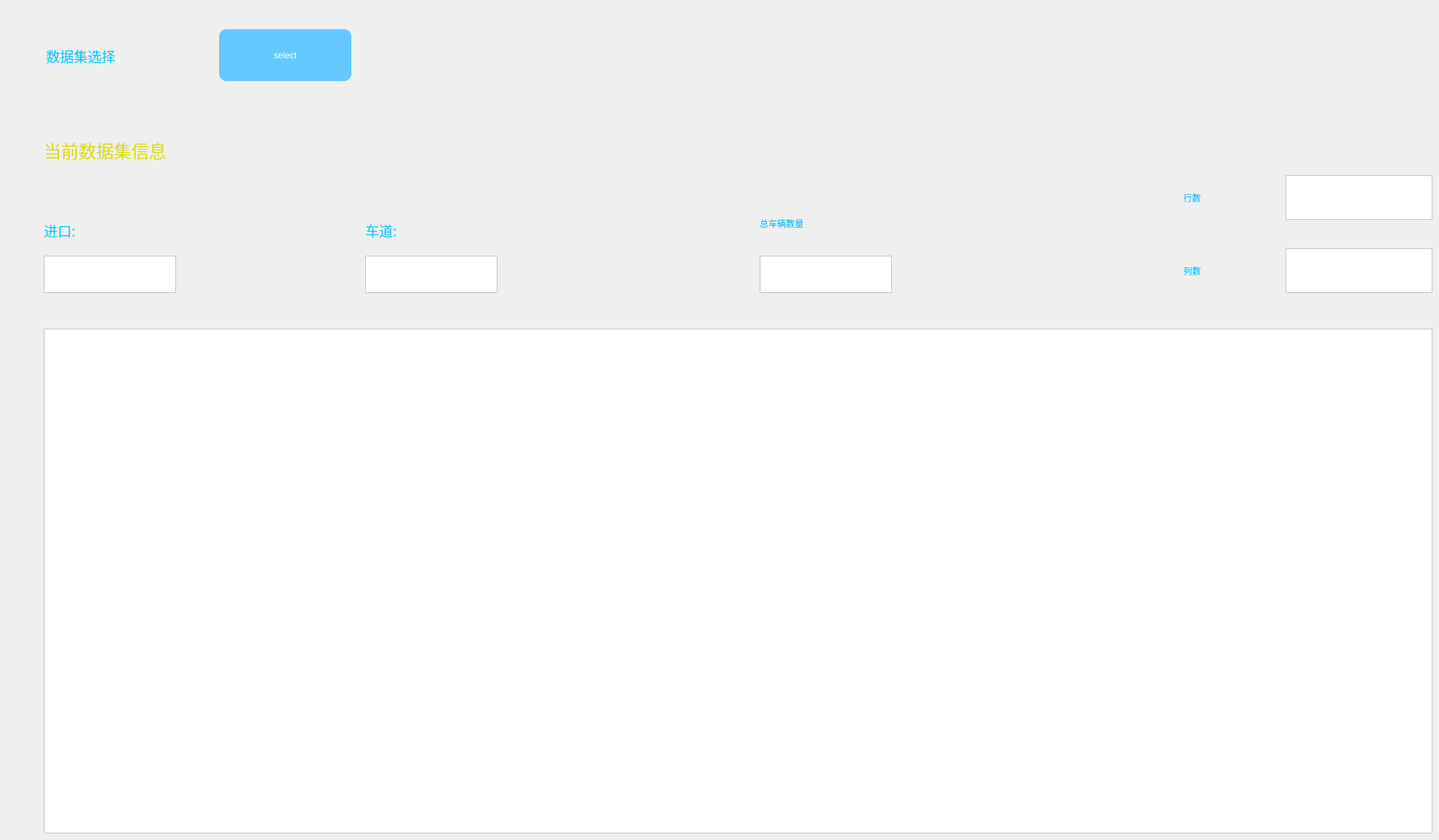
    <widget class="QWidget" name="tab_2">
     <attribute name="title">
      <string>Tab 2</string>
     </attribute>
     <widget class="QLabel" name="label_3">
      <property name="geometry">
       <rect>
        <x>63</x>
        <y>51</y>
        <width>221</width>
        <height>51</height>
       </rect>
      </property>
      <property name="font">
       <font>
        <family>黑体</family>
        <pointsize>14</pointsize>
        <weight>50</weight>
        <italic>false</italic>
        <bold>false</bold>
       </font>
      </property>
      <property name="styleSheet">
       <string notr="true">QLabel{
	font: 14pt &quot;黑体&quot;;
	color: rgb(0, 200, 255)
}</string>
      </property>
      <property name="text">
       <string>数据集选择</string>
      </property>
     </widget>
     <widget class="QTableWidget" name="xlsx">
      <property name="geometry">
       <rect>
        <x>60</x>
        <y>450</y>
        <width>1901</width>
        <height>691</height>
       </rect>
      </property>
      <property name="styleSheet">
       <string notr="true">QTableWidget{
	background-color: white;
}</string>
      </property>
     </widget>
     <widget class="QPushButton" name="selectxlsx_btn">
      <property name="geometry">
       <rect>
        <x>300</x>
        <y>40</y>
        <width>181</width>
        <height>71</height>
       </rect>
      </property>
      <property name="styleSheet">
       <string notr="true">QPushButton{
	font: 87 12pt &quot;Arial Black&quot;;
	background-color: rgb(100,200,255);
	border-radius: 10%;
	color: white
}</string>
      </property>
      <property name="text">
       <string>select</string>
      </property>
     </widget>
     <widget class="QLabel" name="label_6">
      <property name="geometry">
       <rect>
        <x>60</x>
        <y>180</y>
        <width>391</width>
        <height>51</height>
       </rect>
      </property>
      <property name="font">
       <font>
        <family>黑体</family>
        <pointsize>18</pointsize>
        <weight>50</weight>
        <italic>false</italic>
        <bold>false</bold>
       </font>
      </property>
      <property name="styleSheet">
       <string notr="true">QLabel{
	font: 18pt &quot;黑体&quot;;
	color: rgb(220, 220, 0)
}</string>
      </property>
      <property name="text">
       <string>当前数据集信息</string>
      </property>
     </widget>
     <widget class="QTextBrowser" name="enter_num">
      <property name="geometry">
       <rect>
        <x>60</x>
        <y>350</y>
        <width>181</width>
        <height>51</height>
       </rect>
      </property>
      <property name="font">
       <font>
        <family>Arial</family>
        <pointsize>12</pointsize>
       </font>
      </property>
      <property name="styleSheet">
       <string notr="true">QTextBrowser{
	background-color: white;
}</string>
      </property>
     </widget>
     <widget class="QLabel" name="label_7">
      <property name="geometry">
       <rect>
        <x>60</x>
        <y>290</y>
        <width>161</width>
        <height>51</height>
       </rect>
      </property>
      <property name="font">
       <font>
        <family>黑体</family>
        <pointsize>14</pointsize>
        <weight>50</weight>
        <italic>false</italic>
        <bold>false</bold>
       </font>
      </property>
      <property name="styleSheet">
       <string notr="true">QLabel{
	font: 14pt &quot;黑体&quot;;
	color: rgb(0, 200, 255)
}</string>
      </property>
      <property name="text">
       <string>进口:</string>
      </property>
     </widget>
     <widget class="QLabel" name="label_8">
      <property name="geometry">
       <rect>
        <x>500</x>
        <y>290</y>
        <width>161</width>
        <height>51</height>
       </rect>
      </property>
      <property name="font">
       <font>
        <family>黑体</family>
        <pointsize>14</pointsize>
        <weight>50</weight>
        <italic>false</italic>
        <bold>false</bold>
       </font>
      </property>
      <property name="styleSheet">
       <string notr="true">QLabel{
	font: 14pt &quot;黑体&quot;;
	color: rgb(0, 200, 255)
}</string>
      </property>
      <property name="text">
       <string>车道:</string>
      </property>
     </widget>
     <widget class="QTextBrowser" name="road_num">
      <property name="geometry">
       <rect>
        <x>500</x>
        <y>350</y>
        <width>181</width>
        <height>51</height>
       </rect>
      </property>
      <property name="font">
       <font>
        <family>Arial</family>
        <pointsize>12</pointsize>
       </font>
      </property>
      <property name="styleSheet">
       <string notr="true">QTextBrowser{
	background-color: white;
}</string>
      </property>
     </widget>
     <widget class="QLabel" name="label_32">
      <property name="geometry">
       <rect>
        <x>1620</x>
        <y>250</y>
        <width>141</width>
        <height>41</height>
       </rect>
      </property>
      <property name="styleSheet">
       <string notr="true">QLabel{
	font: 14pt &quot;黑体&quot;;
	color: rgb(0, 200, 255)
}</string>
      </property>
      <property name="text">
       <string>行数</string>
      </property>
     </widget>
     <widget class="QLabel" name="label_33">
      <property name="geometry">
       <rect>
        <x>1620</x>
        <y>350</y>
        <width>141</width>
        <height>41</height>
       </rect>
      </property>
      <property name="styleSheet">
       <string notr="true">QLabel{
	font: 14pt &quot;黑体&quot;;
	color: rgb(0, 200, 255)
}</string>
      </property>
      <property name="text">
       <string>列数</string>
      </property>
     </widget>
     <widget class="QTextBrowser" name="row">
      <property name="geometry">
       <rect>
        <x>1760</x>
        <y>240</y>
        <width>201</width>
        <height>61</height>
       </rect>
      </property>
      <property name="font">
       <font>
        <family>Arial</family>
        <pointsize>12</pointsize>
       </font>
      </property>
      <property name="styleSheet">
       <string notr="true">QTextBrowser{
	background-color: white;
}</string>
      </property>
     </widget>
     <widget class="QTextBrowser" name="col">
      <property name="geometry">
       <rect>
        <x>1760</x>
        <y>340</y>
        <width>201</width>
        <height>61</height>
       </rect>
      </property>
      <property name="font">
       <font>
        <family>Arial</family>
        <pointsize>12</pointsize>
       </font>
      </property>
      <property name="styleSheet">
       <string notr="true">QTextBrowser{
	background-color: white;
}</string>
      </property>
     </widget>
     <widget class="QLabel" name="label_34">
      <property name="geometry">
       <rect>
        <x>1040</x>
        <y>280</y>
        <width>301</width>
        <height>51</height>
       </rect>
      </property>
      <property name="styleSheet">
       <string notr="true">QLabel{
	font: 14pt &quot;黑体&quot;;
	color: rgb(0, 200, 255)
}</string>
      </property>
      <property name="text">
       <string>总车辆数量</string>
      </property>
     </widget>
     <widget class="QTextBrowser" name="all_car_num">
      <property name="geometry">
       <rect>
        <x>1040</x>
        <y>350</y>
        <width>181</width>
        <height>51</height>
       </rect>
      </property>
      <property name="font">
       <font>
        <family>Arial</family>
        <pointsize>12</pointsize>
       </font>
      </property>
      <property name="styleSheet">
       <string notr="true">QTextBrowser{
	background-color: white;
}</string>
      </property>
     </widget>
    </widget>
